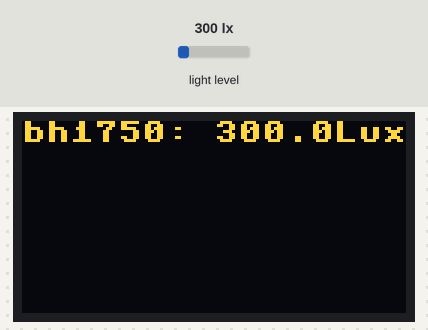
Simulated run of this program. Board: ESP32 board running MicroPython. Shown: 128×64 one-colour display. Inputs (shaded band) come from the test bench; at power-on: light level 300 lx. The OLED is the two-colour kind (top 16 rows yellow); library files of the repository ran but are not shown: ssd1306.py, bh1750.py; what the program prints to the serial console is not drawn. At 0.3 s the program stops and its outputs stay as they are.

Above: at 0.3 s.

The program:

main.py
```python
import time
from machine import Pin,SoftI2C,ADC,Timer
from ssd1306 import SSD1306_I2C
from bh1750 import BH1750


# OLED模块
i2c = SoftI2C(sda=Pin(19), scl=Pin(21))
oled = SSD1306_I2C(128, 64, i2c, addr=0x3c)
oled.fill(0)
oled.text('init over', 0, 0)
oled.show()

# BH1750模块
i2c_bh1750 = SoftI2C(scl=Pin(4), sda=Pin(2), freq=100000)
bh1750 = BH1750(i2c_bh1750)
bh1750_data = bh1750.luminance(mode=BH1750.ONCE_HIRES_1)
print(bh1750_data)

oled.fill(0)
oled.text('bh1750: ' + str(bh1750_data) + 'Lux', 0, 0)
oled.show()
```
